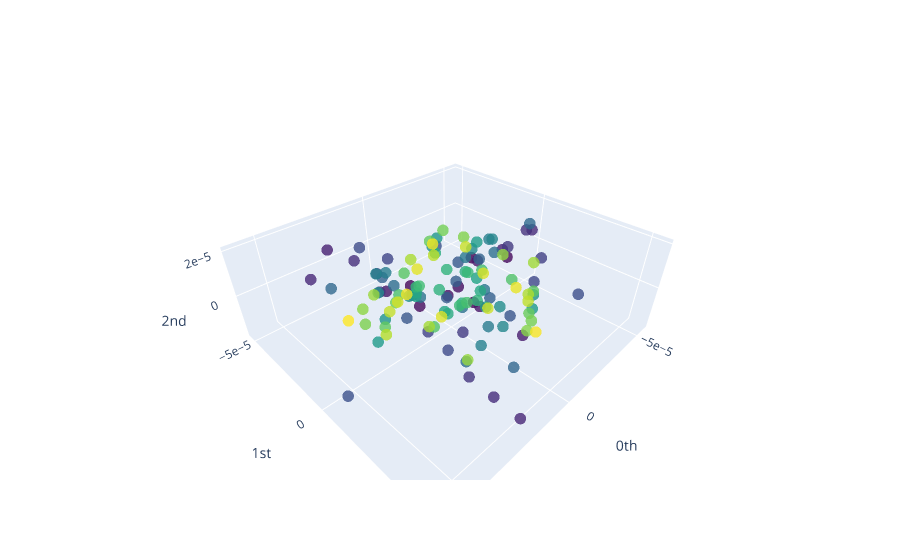

This figure's notebook cell:
### Code cell
from sklearn.decomposition import PCA
from gtda.plotting import plot_point_cloud

pca = PCA(n_components=3)
y_gw_embedded_pca = pca.fit_transform(y_signal_embedded)

plot_point_cloud(y_gw_embedded_pca)
